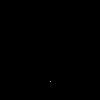
Frame 1 (no input)
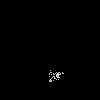
Frame 60 (the mouse pressed at the canvas centre just before this capture)
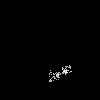
Frame 120 (the mouse held since frame 60 and released just before this capture)

The Processing sketch that drew these frames (run headless with seeded random() and noise(); from frame 60 on, the mouse is pressed at the canvas centre):

// Processing sketch: _05
// ── _05.pde
float x = 50.0; // X-coordinate
float y = 80.0; // Y-coordinate

void setup() {
  size(100, 100);
  randomSeed(0); // Force the same random values
  background(0);
  stroke(255);
}

void draw() {
  x += random(-2, 2); // Assign new x-coordinate
  y += random(-2, 2); // Assign new y-coordinate
  point(x, y);
}
